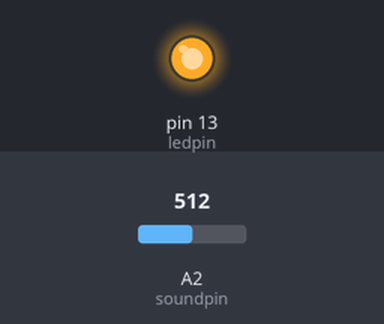
This sketch was run on a simulated Arduino Uno, built with avr-gcc and run on an emulated ATmega328P. Shown: output pins drawn as LEDs (lit = HIGH). Inputs (shaded band) come from the test bench; at power-on: A2 (soundpin) = 512.

Above: at 1.2 s.
1.3 s: A2 (soundpin) set to 39
2.8 s: A2 (soundpin) set to 31
At 4.0 s:
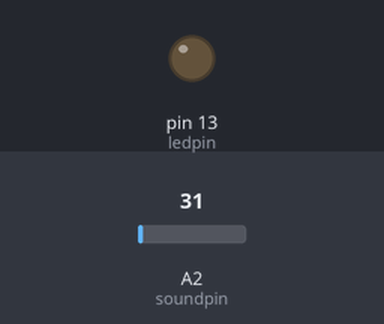
4.3 s: A2 (soundpin) set to 122
At 5.3 s:
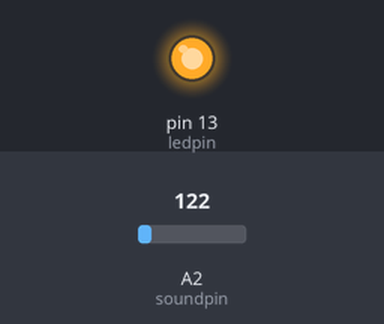
5.8 s: A2 (soundpin) set to 25
At 6.4 s:
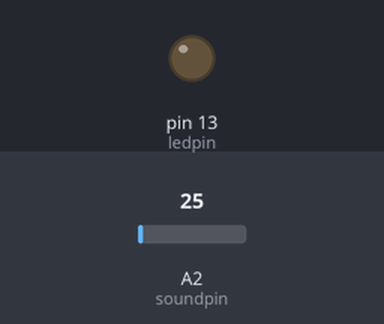
Timing chart, 0 to 8.3 s (numbered marks = the images above; inputs shaded):
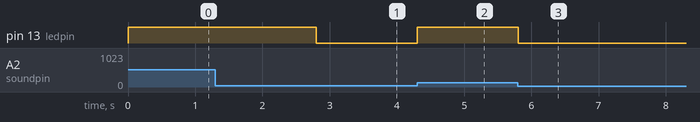

Measured:
- the behaviour switches between 35 and 34 on A2 (soundpin) (found by bisection; images 0 and 1)
- after the input at 1.3 s, every drawn part: stays the same
- after the input at 2.8 s, pin 13 (ledpin): HIGH → LOW at once
- after the input at 4.3 s, pin 13 (ledpin): LOW → HIGH at once
- after the input at 5.8 s, pin 13 (ledpin): HIGH → LOW at once

The sketch:

sketch_sep15a.ino
```cpp
const int ledpin = 13;
const int soundpin = A2;
const int threshold = 35 ;
void setup() {
Serial.begin(9600);
pinMode(ledpin,OUTPUT);
pinMode(soundpin,INPUT);
}
void loop() {
int soundsens=analogRead(soundpin); // reads analog data from sound sensor
if (soundsens >= threshold) {
digitalWrite(ledpin,HIGH); //turns led on 5  0
delay(100);//1 second
}

else{
digitalWrite(ledpin,LOW);
}
}
```
